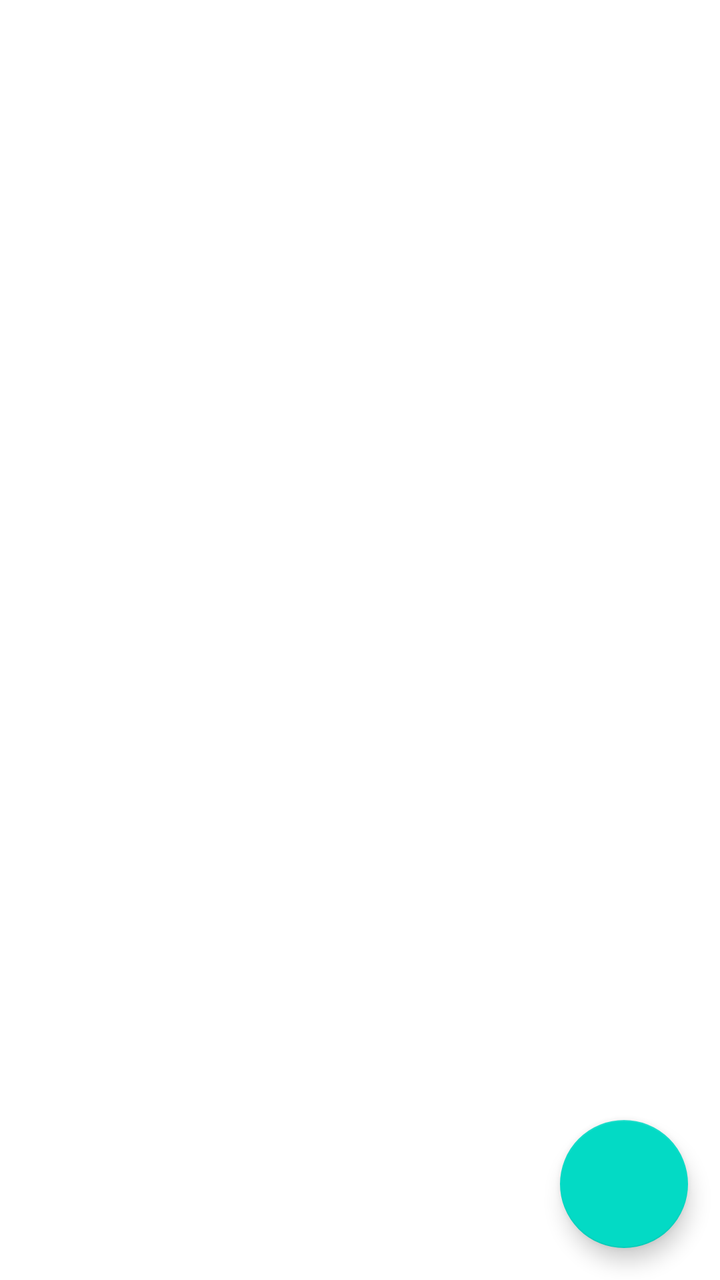
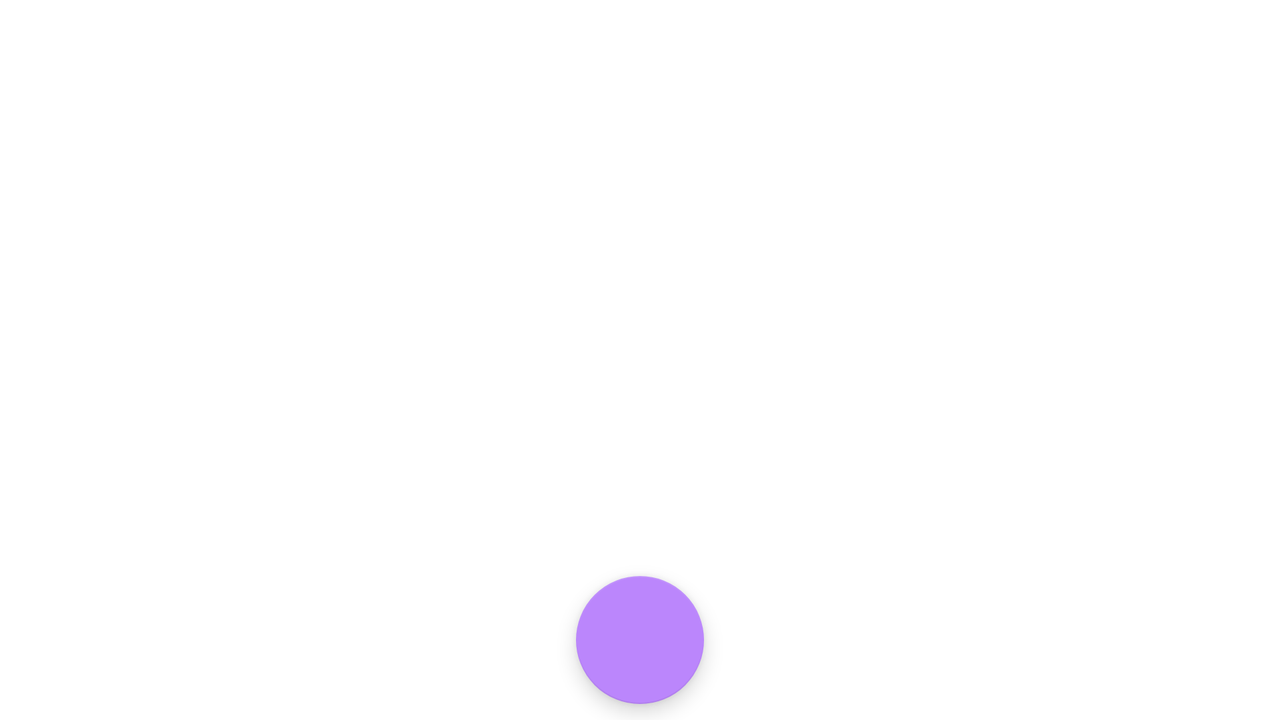

One screen, two layout resources from the same app: the default and the repository's alternative for another configuration. Each is rendered where Android would select it; the XML of both is given below.
<!-- AndroidManifest.xml: application theme Theme.VK_Homework1_Stepanova_A_Andr12 -->
<!-- res/layout/fragment_rectangles.xml -->
<?xml version="1.0" encoding="utf-8"?>
<FrameLayout xmlns:android="http://schemas.android.com/apk/res/android"
    xmlns:tools="http://schemas.android.com/tools"
    android:id="@+id/rectangles_fragment"
    android:layout_width="match_parent"
    android:layout_height="match_parent"
    tools:context=".RectanglesFragment">

    <androidx.recyclerview.widget.RecyclerView
        android:id="@+id/rv_rectangles"
        android:layout_width="match_parent"
        android:layout_height="wrap_content"
        android:layout_marginHorizontal="16dp"
        tools:listitem="@layout/rectangle_item_view" />

    <com.google.android.material.floatingactionbutton.FloatingActionButton
        android:id="@+id/fab_add_new_rectangle"
        android:layout_width="64dp"
        android:layout_height="64dp"
        android:layout_gravity="bottom|end"
        android:layout_marginEnd="16dp"
        android:layout_marginBottom="16dp" />

</FrameLayout>
<!-- resources referenced by this layout -->
<resources>
  <style name="Theme.VK_Homework1_Stepanova_A_Andr12" parent="Theme.MaterialComponents.DayNight.NoActionBar">
          
          <item name="colorPrimary">@color/purple_500</item>
          <item name="colorPrimaryVariant">@color/purple_700</item>
          <item name="colorOnPrimary">@color/white</item>
          
          <item name="colorSecondary">@color/teal_200</item>
          <item name="colorSecondaryVariant">@color/teal_700</item>
          <item name="colorOnSecondary">@color/black</item>
          
          <item name="android:statusBarColor">?attr/colorPrimaryVariant</item>
          
      </style>
  <color name="purple_500">#FF6200EE</color>
  <color name="purple_700">#FF3700B3</color>
  <color name="white">#FFFFFFFF</color>
  <color name="teal_200">#FF03DAC5</color>
  <color name="teal_700">#FF018786</color>
  <color name="black">#FF000000</color>
</resources>
<!-- res/layout-land/fragment_rectangles.xml (the repository's variant of the layout above) -->
<!-- drawn on the phone turned sideways -->
<?xml version="1.0" encoding="utf-8"?>
<androidx.constraintlayout.widget.ConstraintLayout xmlns:android="http://schemas.android.com/apk/res/android"
    xmlns:app="http://schemas.android.com/apk/res-auto"
    xmlns:tools="http://schemas.android.com/tools"
    android:id="@+id/rectangles_fragment"
    android:layout_width="match_parent"
    android:layout_height="match_parent"
    android:orientation="vertical">

    <androidx.recyclerview.widget.RecyclerView
        android:id="@+id/rv_rectangles"
        android:layout_width="match_parent"
        android:layout_height="match_parent"
        android:layout_marginBottom="80dp"
        android:contentDescription="@string/btn_text_add"
        android:paddingHorizontal="32dp"
        android:paddingTop="8dp"
        app:layoutManager="androidx.recyclerview.widget.GridLayoutManager"
        app:layout_constraintEnd_toEndOf="parent"
        app:layout_constraintStart_toStartOf="parent"
        app:layout_constraintTop_toTopOf="parent"
        app:spanCount="4"
        tools:listitem="@layout/rectangle_item_view" />

    <com.google.android.material.floatingactionbutton.FloatingActionButton
        android:id="@+id/fab_add_new_rectangle"
        style="@style/FloatingActionButtonStyle"
        android:layout_width="64dp"
        android:layout_height="64dp"
        android:layout_marginBottom="8dp"
        android:contentDescription="@string/btn_text_add"
        app:fabCustomSize="64dp"
        app:layout_constraintBottom_toBottomOf="parent"
        app:layout_constraintEnd_toEndOf="parent"
        app:layout_constraintStart_toStartOf="parent" />

</androidx.constraintlayout.widget.ConstraintLayout>
<!-- resources referenced by the variant -->
<!-- as the phone turned sideways resolves them -->
<resources>
  <string name="btn_text_add">Add!</string>
  <style name="FloatingActionButtonStyle" parent="Widget.MaterialComponents.FloatingActionButton">
          <item name="backgroundTint">@color/purple_200</item>
          <item name="android:src">@drawable/icon_add_new_rect</item>
          <item name="rippleColor">@color/purple_500</item>
      </style>
  <style name="Theme.VK_Homework1_Stepanova_A_Andr12" parent="Theme.MaterialComponents.DayNight.NoActionBar">
          
          <item name="colorPrimary">@color/purple_500</item>
          <item name="colorPrimaryVariant">@color/purple_700</item>
          <item name="colorOnPrimary">@color/white</item>
          
          <item name="colorSecondary">@color/teal_200</item>
          <item name="colorSecondaryVariant">@color/teal_700</item>
          <item name="colorOnSecondary">@color/black</item>
          
          <item name="android:statusBarColor">?attr/colorPrimaryVariant</item>
          
      </style>
  <color name="purple_200">#FFBB86FC</color>
  <color name="purple_500">#FF6200EE</color>
  <color name="purple_700">#FF3700B3</color>
  <color name="white">#FFFFFFFF</color>
  <color name="teal_200">#FF03DAC5</color>
  <color name="teal_700">#FF018786</color>
  <color name="black">#FF000000</color>
</resources>
